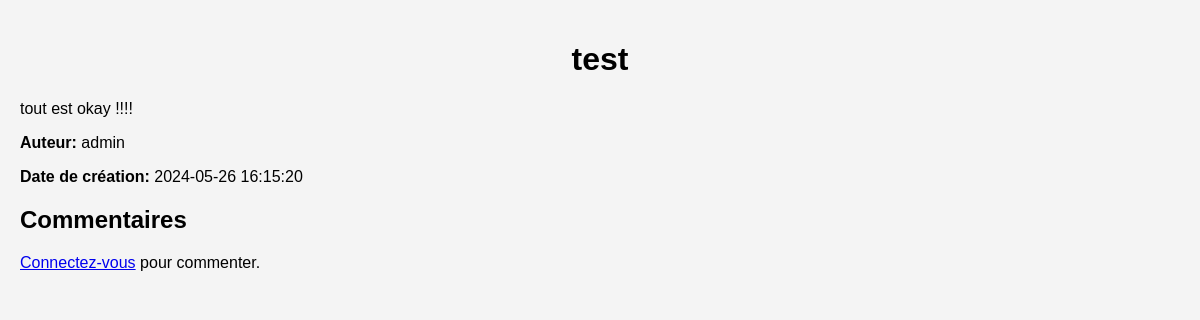
Screenshot of /posts/view_posts.php?id=4 with the database file from the repository.
### tables this page shows
CREATE TABLE `posts` (
  `id` int(11) NOT NULL,
  `title` varchar(255) NOT NULL,
  `content` text NOT NULL,
  `author` varchar(100) NOT NULL,
  `created_at` timestamp NOT NULL DEFAULT current_timestamp(),
  `user_id` int(11) NOT NULL
);

CREATE TABLE `users` (
  `id` int(11) NOT NULL,
  `username` varchar(255) NOT NULL,
  `password` varchar(255) NOT NULL,
  `role` enum('Admin','User') NOT NULL,
  `first_name` varchar(255) NOT NULL,
  `last_name` varchar(255) NOT NULL,
  `email` varchar(255) NOT NULL,
  `phone_number` varchar(20) NOT NULL,
  `date_of_birth` date NOT NULL,
  `active` tinyint(1) DEFAULT 1
);

### posts/view_posts.php (the view, shortened to what this page needs)
<?php
require_once '../db_connect.php';
if (isset($_GET['id'])) {
    $postId = $_GET['id'];
    $stmt = $pdo->prepare("SELECT posts.id, posts.title, posts.content, posts.created_at, users.username
                           FROM posts JOIN users ON posts.user_id = users.id WHERE posts.id = ?");
    $stmt->execute([$postId]);
    $post = $stmt->fetch(PDO::FETCH_ASSOC);
} else {
    echo "<p><a href='../authentication/login.php'>Connectez-vous</a> pour voir les Posts.</p>";
    exit();
}
?>
<!DOCTYPE html>
<html lang="en">
<head>
    <link rel="stylesheet" href="styles.css">
</head>
<body>
    <h1><?php echo htmlspecialchars($post['title']); ?></h1>
    <p><?php echo nl2br(htmlspecialchars($post['content'])); ?></p>
    <p><strong>Auteur:</strong> <?php echo htmlspecialchars($post['username']); ?></p>
    <p><strong>Date de création:</strong> <?php echo htmlspecialchars($post['created_at']); ?></p>
    <h2>Commentaires</h2>
    <?php if (isset($_SESSION['user_id'])): ?>
        <form method="post">
            <textarea name="comment" required></textarea><br>
            <input type="submit" value="Ajouter un commentaire">
        </form>
    <?php else: ?>
        <p><a href="login.php">Connectez-vous</a> pour commenter.</p>
    <?php endif; ?>
</body>
</html>

### posts/styles.css (style rules this page uses)
body { font-family: Arial, sans-serif; margin: 0; padding: 20px; background-color: #f4f4f4; }
h1 { text-align: center; }

### rows the page displays
posts: title "test", content "tout est okay !!!!", user.username "admin", created_at "2024-05-26 16:15:20"
